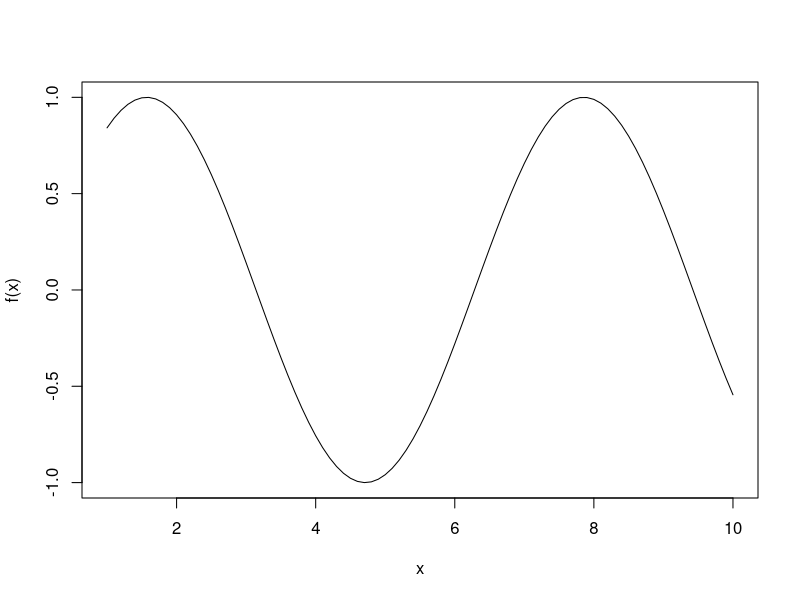
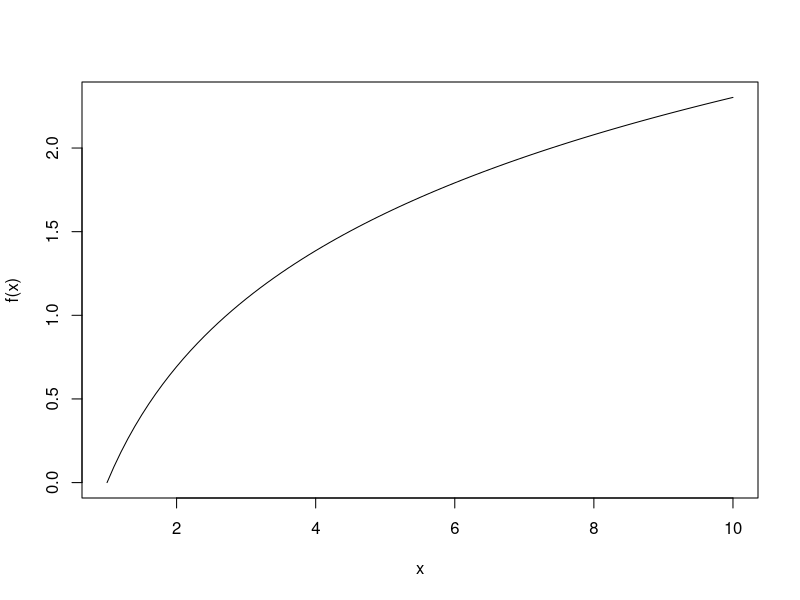
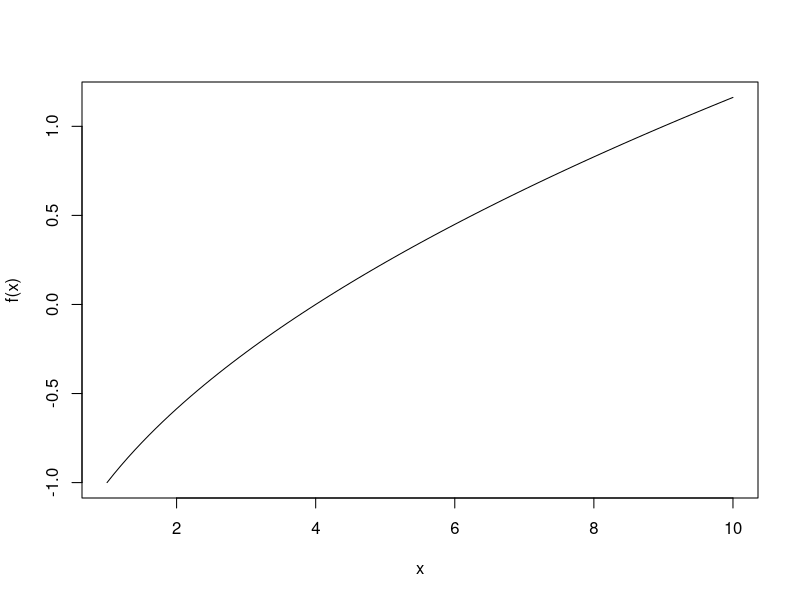
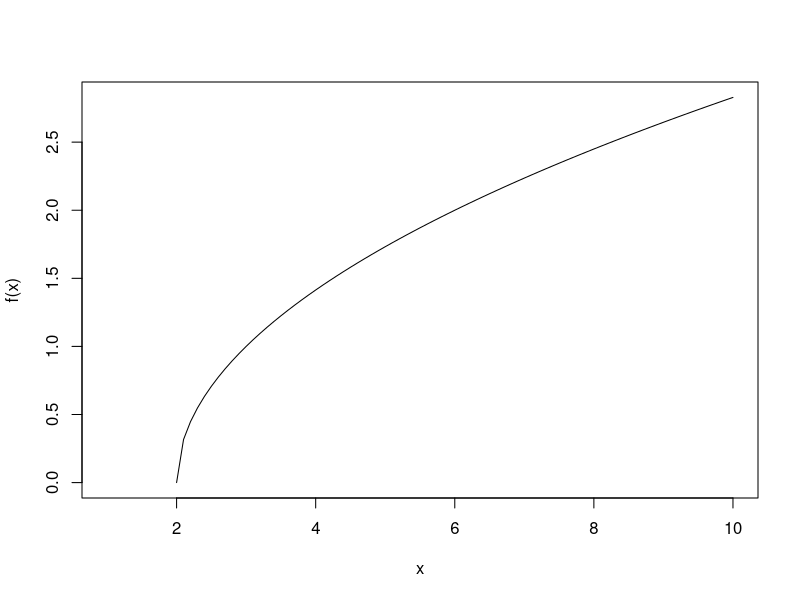

These charts were generated, in order, by the following R code:
f <- function(x){
  fx <- sin(x)
  return(fx)
}
input <- seq(1, 10, 0.1)
plot(input, 
     sapply(input, f),
     type = "l", xlab = "x",
     ylab = "f(x)")

f<- function(x){
  fx <- log(x)
  return(fx)
}
input <- seq(1, 10, 0.1)
plot(input,
     sapply(input, f),
     type = "l", xlab = "x",
     ylab = "f(x)")

f <- function(x){
  fx <- sqrt(x)-2
  return(fx)
}
input <- seq(1, 10, 0.1)
plot(input, 
     sapply(input, f),
     type = "l", xlab = "x",
     ylab = "f(x)")

f <- function(x){
  fx <- sqrt(x-2)
  return(fx)
}
input <- seq(1,10, 0.1)
plot(input,
     sapply(input, f),
     type = "l", xlab = "x",
     ylab = "f(x)")